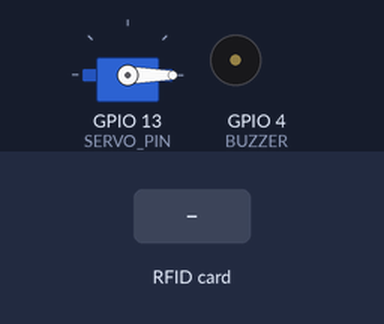
Bench run of a sketch on a simulated ESP32. Parts: servo, buzzer (waves = sounding). The test bench sets the inputs (shaded band). Nothing arrives over Bluetooth unless stated; what the sketch prints to the serial monitor is not drawn.

Above: at 1.2 s.
1.3 s: RFID card 5E 7A 19 C4 held to the reader
At 1.51 s:
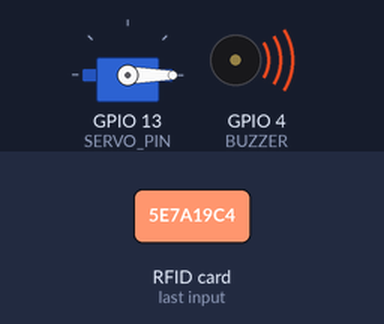
At 2.9 s:
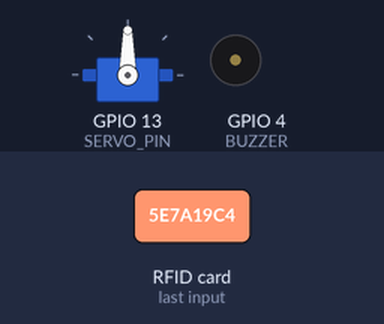
Timing chart, 0 to 8.2 s (numbered marks = the images above; inputs shaded):
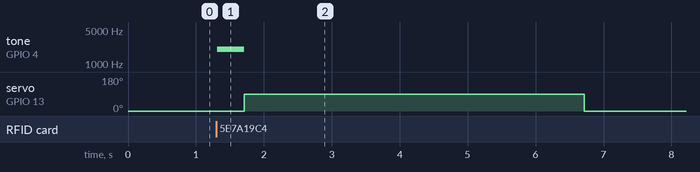

Measured:
- after the input at 1.3 s, tone on GPIO 4 (BUZZER): silent → 2000 Hz at once, → silent 0.40 s later; servo on GPIO 13 (SERVO_PIN): 0° → 90° after 0.41 s, → 0° 5.0 s later

The sketch:

Dual_auth_bluetooth_and_rfid.ino
```cpp
//optional rfid or bluetooth

#include <SPI.h>
#include <MFRC522.h>
#include <ESP32Servo.h>
#include "BluetoothSerial.h"

BluetoothSerial SerialBT;

#define SDA_PIN 5
#define RST_PIN 22
#define SERVO_PIN 13
#define BUZZER 4//

MFRC522 rfid(SDA_PIN, RST_PIN);
Servo door;

// New PWM variables
int buzzerChannel = -1;

void setup() {
  Serial.begin(115200);
  SerialBT.begin("ESP32_DOOR");

  SPI.begin();
  rfid.PCD_Init();

  door.attach(SERVO_PIN);
  door.write(0);

  // New ESP32 PWM setup
  buzzerChannel = ledcAttach(BUZZER, 2000, 8);   // pin, freq, resolution

  Serial.println("RFID OR Bluetooth Door Ready");
}

void loop() {

  // Bluetooth
  if (SerialBT.available()) {
    String cmd = SerialBT.readStringUntil('\n');
    cmd.trim();
    if (cmd == "OPEN") {
      openDoor();
    }
  }

  // RFID
  if (rfid.PICC_IsNewCardPresent() && rfid.PICC_ReadCardSerial()) {
    openDoor();
    rfid.PICC_HaltA();
  }
}

void beep(int ms) {
  ledcWrite(BUZZER, 128);   // ON
  delay(ms);
  ledcWrite(BUZZER, 0);     // OFF
}

void openDoor() {
  SerialBT.println("Door Opened");
  beep(400);

  door.write(90);
  delay(5000);
  door.write(0);

  SerialBT.println("Door Closed");
}
```
